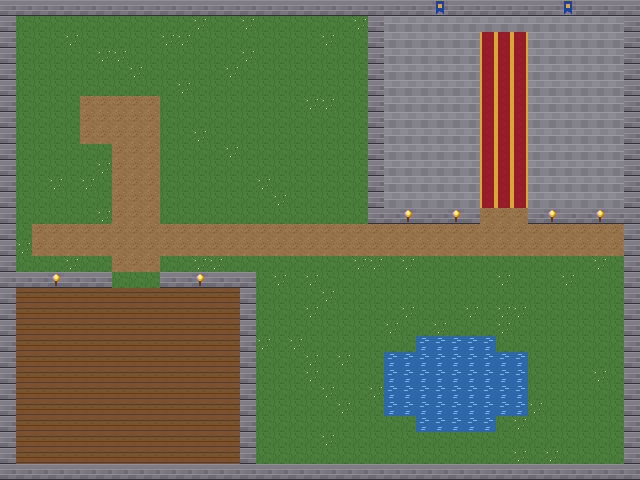

Rendered tile map (Tiled .tmx) drawn with the repository's tilesets; below, a short description and the map source with its tile grids summarised:
An orthogonal 40x30 tile map with 16x16 px tiles, 2 tile layers (Terra, Parets) and 35 objects.

<map version="1.10" tiledversion="1.11.0" orientation="orthogonal" renderorder="right-down" width="40" height="30" tilewidth="16" tileheight="16" infinite="0" nextlayerid="4" nextobjectid="36">
 <tileset firstgid="1" name="medieval_tiles" tilewidth="16" tileheight="16" tilecount="16" columns="8">
  <image source="../tilesets/medieval.png" width="128" height="32" />
  <tile id="6">
   <properties>
    <property name="collides" type="bool" value="true" />
   </properties>
  </tile>
  <tile id="7">
   <properties>
    <property name="collides" type="bool" value="true" />
   </properties>
  </tile>
  <tile id="8">
   <properties>
    <property name="collides" type="bool" value="true" />
   </properties>
  </tile>
  <tile id="9">
   <properties>
    <property name="collides" type="bool" value="true" />
   </properties>
  </tile>
 </tileset>
 <layer id="1" name="Terra" width="40" height="30">
  <data>[1200 cells, 1200 non-empty, 6 distinct tile ids]</data>
 </layer>
 <layer id="2" name="Parets" width="40" height="30">
  <data>[1200 cells, 230 non-empty, 4 distinct tile ids]</data>
 </layer>
 <objectgroup id="3" name="Objectes">
  <object id="1" x="112" y="112" width="16" height="16">
   <properties>
    <property name="tipus" value="spawn" />
   </properties>
  </object>
  <object id="2" x="384" y="16" width="240" height="192">
   <properties>
    <property name="nomSala" value="Sala del Tron" />
    <property name="tipus" value="zona" />
   </properties>
  </object>
  <object id="3" x="16" y="288" width="224" height="176">
   <properties>
    <property name="nomSala" value="Taverna del Drac" />
    <property name="tipus" value="zona" />
   </properties>
  </object>
  <object id="4" x="440" y="88" width="16" height="16">
   <properties>
    <property name="tipus" value="monitor" />
    <property name="titol" value="Pergamí Reial" />
   </properties>
  </object>
  <object id="5" x="184" y="352" width="16" height="16">
   <properties>
    <property name="tipus" value="monitor" />
    <property name="titol" value="Tauler d'Avisos" />
   </properties>
  </object>
  <object id="6" x="496" y="64" width="16" height="16">
   <properties>
    <property name="decor" value="tron" />
    <property name="tipus" value="decor" />
   </properties>
  </object>
  <object id="7" x="32" y="40" width="16" height="16">
   <properties>
    <property name="decor" value="roure" />
    <property name="tipus" value="decor" />
   </properties>
  </object>
  <object id="8" x="64" y="24" width="16" height="16">
   <properties>
    <property name="decor" value="pi" />
    <property name="tipus" value="decor" />
   </properties>
  </object>
  <object id="9" x="292" y="24" width="16" height="16">
   <properties>
    <property name="decor" value="roure" />
    <property name="tipus" value="decor" />
   </properties>
  </object>
  <object id="10" x="332" y="56" width="16" height="16">
   <properties>
    <property name="decor" value="pi" />
    <property name="tipus" value="decor" />
   </properties>
  </object>
  <object id="11" x="172" y="74" width="16" height="16">
   <properties>
    <property name="decor" value="roure" />
    <property name="tipus" value="decor" />
   </properties>
  </object>
  <object id="12" x="222" y="44" width="16" height="16">
   <properties>
    <property name="decor" value="pi" />
    <property name="tipus" value="decor" />
   </properties>
  </object>
  <object id="13" x="352" y="184" width="16" height="16">
   <properties>
    <property name="decor" value="roure" />
    <property name="tipus" value="decor" />
   </properties>
  </object>
  <object id="14" x="52" y="134" width="16" height="16">
   <properties>
    <property name="decor" value="pi" />
    <property name="tipus" value="decor" />
   </properties>
  </object>
  <object id="15" x="252" y="234" width="16" height="16">
   <properties>
    <property name="decor" value="roure" />
    <property name="tipus" value="decor" />
   </properties>
  </object>
  <object id="16" x="332" y="284" width="16" height="16">
   <properties>
    <property name="decor" value="pi" />
    <property name="tipus" value="decor" />
   </properties>
  </object>
  <object id="17" x="592" y="284" width="16" height="16">
   <properties>
    <property name="decor" value="roure" />
    <property name="tipus" value="decor" />
   </properties>
  </object>
  <object id="18" x="552" y="404" width="16" height="16">
   <properties>
    <property name="decor" value="pi" />
    <property name="tipus" value="decor" />
   </properties>
  </object>
  <object id="19" x="412" y="424" width="16" height="16">
   <properties>
    <property name="decor" value="roure" />
    <property name="tipus" value="decor" />
   </properties>
  </object>
  <object id="20" x="282" y="434" width="16" height="16">
   <properties>
    <property name="decor" value="pi" />
    <property name="tipus" value="decor" />
   </properties>
  </object>
  <object id="21" x="372" y="314" width="16" height="16">
   <properties>
    <property name="decor" value="roure" />
    <property name="tipus" value="decor" />
   </properties>
  </object>
  <object id="22" x="192" y="180" width="16" height="16">
   <properties>
    <property name="decor" value="pi" />
    <property name="tipus" value="decor" />
   </properties>
  </object>
  <object id="23" x="112" y="184" width="16" height="16">
   <properties>
    <property name="decor" value="roca" />
    <property name="tipus" value="decor" />
   </properties>
  </object>
  <object id="24" x="372" y="364" width="16" height="16">
   <properties>
    <property name="decor" value="roca" />
    <property name="tipus" value="decor" />
   </properties>
  </object>
  <object id="25" x="592" y="434" width="16" height="16">
   <properties>
    <property name="decor" value="roca" />
    <property name="tipus" value="decor" />
   </properties>
  </object>
  <object id="26" x="242" y="104" width="16" height="16">
   <properties>
    <property name="decor" value="roca" />
    <property name="tipus" value="decor" />
   </properties>
  </object>
  <object id="27" x="216" y="164" width="16" height="16">
   <properties>
    <property name="decor" value="pou" />
    <property name="tipus" value="decor" />
   </properties>
  </object>
  <object id="28" x="472" y="274" width="16" height="16">
   <properties>
    <property name="decor" value="tenda" />
    <property name="tipus" value="decor" />
   </properties>
  </object>
  <object id="29" x="512" y="284" width="16" height="16">
   <properties>
    <property name="decor" value="caixa" />
    <property name="tipus" value="decor" />
   </properties>
  </object>
  <object id="30" x="432" y="284" width="16" height="16">
   <properties>
    <property name="decor" value="bota" />
    <property name="tipus" value="decor" />
   </properties>
  </object>
  <object id="31" x="32" y="424" width="16" height="16">
   <properties>
    <property name="decor" value="bota" />
    <property name="tipus" value="decor" />
   </properties>
  </object>
  <object id="32" x="56" y="424" width="16" height="16">
   <properties>
    <property name="decor" value="bota" />
    <property name="tipus" value="decor" />
   </properties>
  </object>
  <object id="33" x="192" y="424" width="16" height="16">
   <properties>
    <property name="decor" value="caixa" />
    <property name="tipus" value="decor" />
   </properties>
  </object>
  <object id="34" x="112" y="424" width="16" height="16">
   <properties>
    <property name="decor" value="bota" />
    <property name="tipus" value="decor" />
   </properties>
  </object>
  <object id="35" x="462" y="354" width="16" height="16">
   <properties>
    <property name="decor" value="roure" />
    <property name="tipus" value="decor" />
   </properties>
  </object>
 </objectgroup>
</map>
